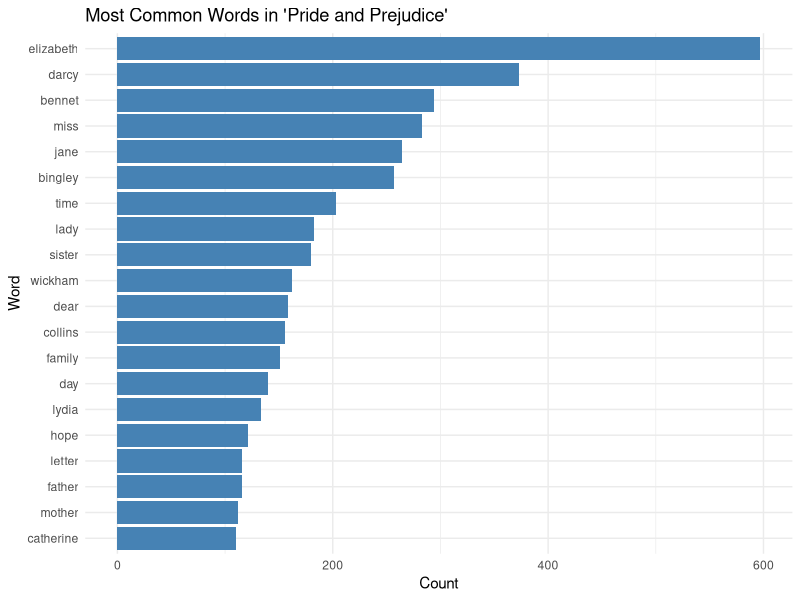

Generate this figure with R:
## ---- chunk 1
library(janeaustenr)
library(tidytext) 
library(tidyverse)
library(testthat)
## ---- chunk 2
# Extract the book
book <- janeaustenr::austen_books() %>%
  filter(book == "Pride & Prejudice")

# Display the first few rows of the book
head(book)
## ---- chunk 3
# Tokenize and remove stopwords
tidy_book <- book %>%
  unnest_tokens(word, text) %>%
  anti_join(stop_words, by = "word")

# Display the first few rows of the tidy data
head(tidy_book)
## ---- chunk 4
# Count word frequencies
word_counts <- tidy_book %>%
  count(word, sort = TRUE)

# Display the top 10 most common words
head(word_counts, 10)
## ---- chunk 5
# Plot the most common words
word_counts %>%
  slice_max(n, n = 20) %>%
  ggplot(aes(x = reorder(word, n), y = n)) +
  geom_col(fill = "steelblue") +
  coord_flip() +
  labs(
    title = "Most Common Words in 'Pride and Prejudice'",
    x = "Word",
    y = "Count"
  ) +
  theme_minimal()
## ---- chunk 6
#' Convert a word to Pig Latin
#'
#' @param word A character string representing the input word.
#' @return A character string representing the word in Pig Latin.
#' @examples
#' convert_to_piglatin("hello")
#' convert_to_piglatin("example")
convert_to_piglatin <- function(word) {
  # Input validation
  if (!is.character(word) || length(word) != 1) {
    stop("Input must be a single word as a character string.")
  }
  
  # Convert to lowercase
  word <- tolower(word)
  
  # Rearrangement rule: Move the first two letters to the end (if possible)
  if (nchar(word) > 2) {
    rearranged <- paste0(substr(word, 3, nchar(word)), substr(word, 1, 2))
  } else {
    rearranged <- word
  }
  
  # Addition rule: Append "yay" to the word
  piglatin <- paste0(rearranged, "yay")
  
  return(piglatin)
}
## ---- chunk 7
# Examples of Pig Latin conversion
convert_to_piglatin("hello")    # Expected output: "lloheyay"
convert_to_piglatin("world")    # Expected output: "rldwoyay"
convert_to_piglatin("hi")       # Expected output: "hiyay"
## ---- chunk 8
test_that("Pig Latin conversion works correctly", {
expect_equal(convert_to_piglatin("Dorna"), "rnadoyay")  # Moves first two letters "Do" to the end
  expect_equal(convert_to_piglatin("stats"), "atsstyay") # Moves "st" to the end
  expect_equal(convert_to_piglatin("UBC"), "cubyay")      # Handles uppercase input and moves "UB" to the end
  expect_equal(convert_to_piglatin("hi"), "hiyay")
  expect_error(convert_to_piglatin(123), "Input must be a single word as a character string.")
  expect_error(convert_to_piglatin(c("hello", "world")), "Input must be a single word as a character string.")
})
